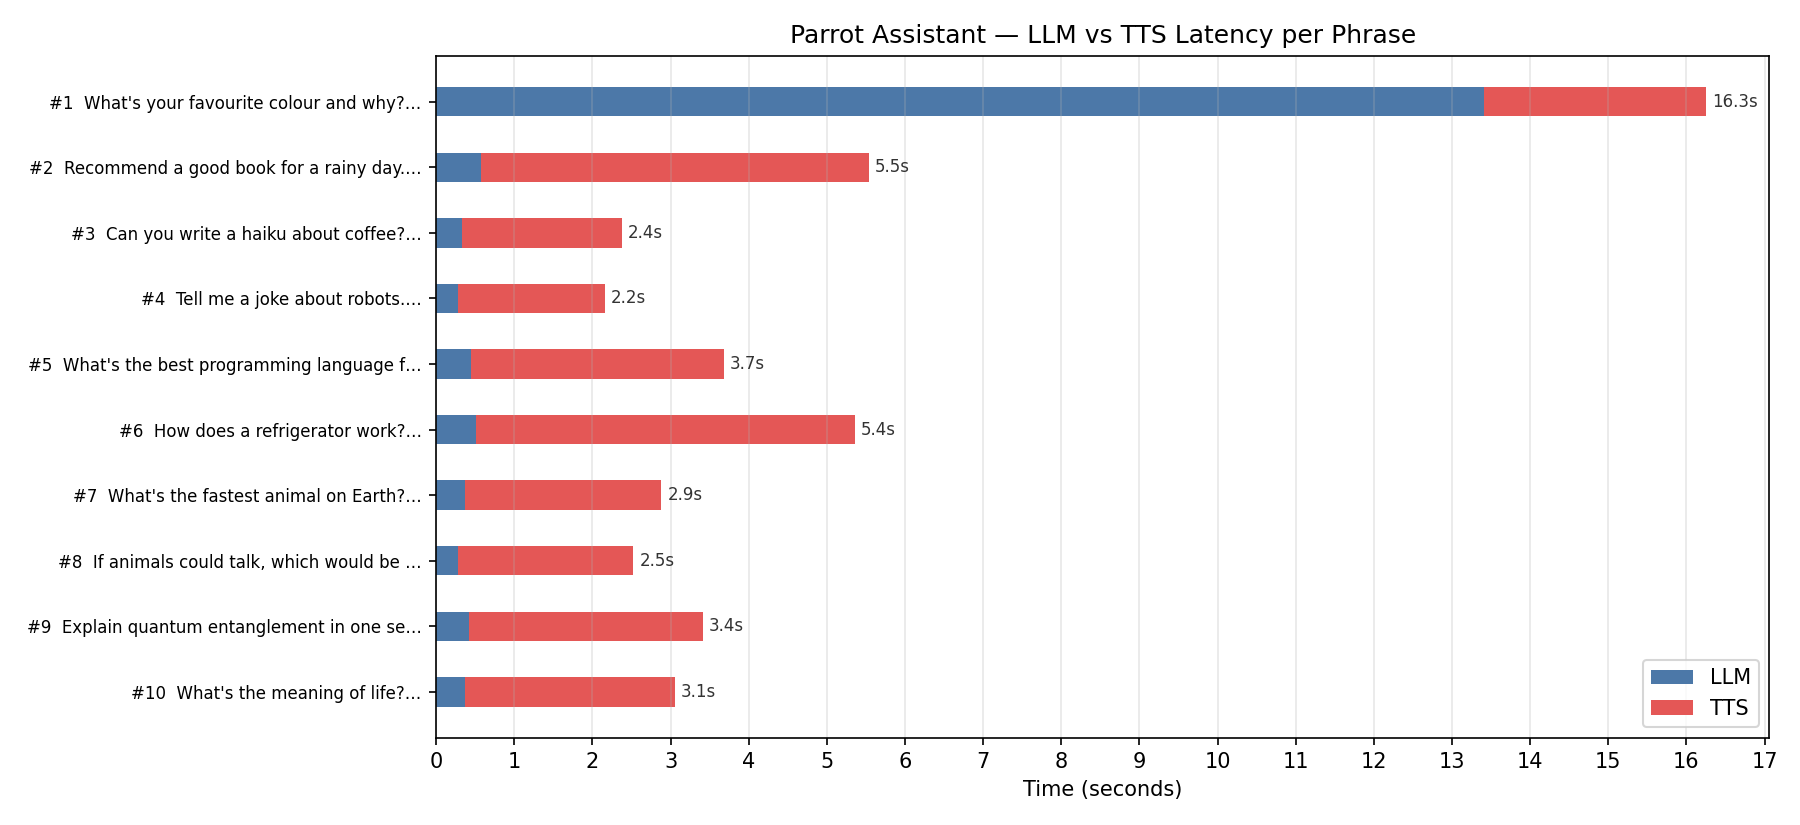

Write Python code to recreate this figure.
#!/usr/bin/env python3
"""
Benchmark LLM vs TTS latency for the Parrot Assistant pipeline.

Sends 10 random phrases through the LLM and TTS services independently,
times each stage, and renders a Gantt-style horizontal bar chart.

Usage:
    cd parrot-assistant
    python scripts/benchmark_latency.py          # uses defaults from config.yaml
    python scripts/benchmark_latency.py -n 15    # 15 phrases instead of 10
    python scripts/benchmark_latency.py --no-tts # skip TTS (LLM-only timing)

Requires: httpx, matplotlib, pyyaml  (all in the project venv)
"""

import argparse
import random
import sys
import time
from pathlib import Path

import httpx
import matplotlib.pyplot as plt
import matplotlib.ticker as ticker
import yaml

ROOT = Path(__file__).resolve().parent.parent
config = yaml.safe_load((ROOT / "config.yaml").read_text())

LLM_URL = config["bridge"]["llm_url"]
TTS_URL = f"http://127.0.0.1:{config['tts']['port']}"
LLM_MODEL = config["llm"]["model"]

PHRASES = [
    "What's the meaning of life?",
    "Tell me a joke about robots.",
    "How does a neural network learn?",
    "What's your favourite colour and why?",
    "Explain quantum entanglement in one sentence.",
    "If you could travel anywhere, where would you go?",
    "What's the best programming language for beginners?",
    "Summarise the plot of Star Wars in three sentences.",
    "Why is the sky blue?",
    "Can you write a haiku about coffee?",
    "What would you do with a million dollars?",
    "How do airplanes stay in the air?",
    "Tell me something surprising about the ocean.",
    "What's the difference between AI and machine learning?",
    "Recommend a good book for a rainy day.",
    "How does a refrigerator work?",
    "If animals could talk, which would be the rudest?",
    "Explain recursion like I'm five.",
    "What's the fastest animal on Earth?",
    "Why do we dream?",
]


def query_llm(prompt: str) -> tuple[str, float]:
    body = {
        "model": LLM_MODEL,
        "messages": [
            {"role": "system", "content": "Reply in 1-3 short sentences."},
            {"role": "user", "content": prompt},
        ],
        "stream": False,
        "think": False,
        "options": {"temperature": 0.7, "num_predict": 256},
    }
    t0 = time.perf_counter()
    resp = httpx.post(f"{LLM_URL}/api/chat", json=body, timeout=120)
    elapsed = time.perf_counter() - t0
    resp.raise_for_status()
    text = resp.json().get("message", {}).get("content", "")
    return text, elapsed


def query_tts(text: str) -> tuple[int, float]:
    t0 = time.perf_counter()
    resp = httpx.post(f"{TTS_URL}/synthesize", json={"text": text}, timeout=120)
    elapsed = time.perf_counter() - t0
    resp.raise_for_status()
    return len(resp.content), elapsed


def run_benchmark(n: int, skip_tts: bool):
    phrases = random.sample(PHRASES, min(n, len(PHRASES)))
    if n > len(PHRASES):
        phrases += random.choices(PHRASES, k=n - len(PHRASES))

    results = []
    for i, phrase in enumerate(phrases, 1):
        print(f"[{i}/{n}] {phrase}")

        reply, llm_sec = query_llm(phrase)
        reply_short = reply.replace("\n", " ")[:80]
        print(f"       LLM  {llm_sec:5.2f}s  → {reply_short}…")

        tts_sec = 0.0
        wav_kb = 0
        if not skip_tts:
            wav_bytes, tts_sec = query_tts(reply)
            wav_kb = wav_bytes // 1024
            print(f"       TTS  {tts_sec:5.2f}s  → {wav_kb} KB WAV")

        results.append({
            "phrase": phrase[:50],
            "llm_sec": llm_sec,
            "tts_sec": tts_sec,
            "reply_len": len(reply),
            "wav_kb": wav_kb,
        })

    return results


def draw_chart(results: list[dict], out_path: Path):
    n = len(results)
    labels = [f"#{i+1}  {r['phrase'][:38]}…" for i, r in enumerate(results)]
    llm_times = [r["llm_sec"] for r in results]
    tts_times = [r["tts_sec"] for r in results]

    fig, ax = plt.subplots(figsize=(12, max(4, n * 0.55)))

    y = range(n)
    bars_llm = ax.barh(y, llm_times, height=0.45, color="#4C78A8", label="LLM")
    bars_tts = ax.barh(
        y, tts_times, left=llm_times, height=0.45, color="#E45756", label="TTS"
    )

    for i in range(n):
        total = llm_times[i] + tts_times[i]
        ax.text(
            total + 0.08, i, f"{total:.1f}s",
            va="center", fontsize=8, color="#333",
        )

    ax.set_yticks(list(y))
    ax.set_yticklabels(labels, fontsize=8)
    ax.invert_yaxis()
    ax.set_xlabel("Time (seconds)")
    ax.set_title("Parrot Assistant — LLM vs TTS Latency per Phrase")
    ax.xaxis.set_major_locator(ticker.MultipleLocator(1))
    ax.legend(loc="lower right")
    ax.grid(axis="x", alpha=0.3)

    fig.tight_layout()
    fig.savefig(out_path, dpi=150)
    print(f"\nChart saved → {out_path}")
    plt.close(fig)


def print_summary(results: list[dict]):
    llm = [r["llm_sec"] for r in results]
    tts = [r["tts_sec"] for r in results]
    total = [l + t for l, t in zip(llm, tts)]

    print("\n" + "=" * 60)
    print(f"{'':>12}  {'LLM':>8}  {'TTS':>8}  {'Total':>8}")
    print(f"{'Mean':>12}  {sum(llm)/len(llm):>7.2f}s  {sum(tts)/len(tts):>7.2f}s  {sum(total)/len(total):>7.2f}s")
    print(f"{'Min':>12}  {min(llm):>7.2f}s  {min(tts):>7.2f}s  {min(total):>7.2f}s")
    print(f"{'Max':>12}  {max(llm):>7.2f}s  {max(tts):>7.2f}s  {max(total):>7.2f}s")
    print("=" * 60)


def main():
    parser = argparse.ArgumentParser(description="Benchmark Parrot Assistant latency")
    parser.add_argument("-n", type=int, default=10, help="number of phrases (default 10)")
    parser.add_argument("--no-tts", action="store_true", help="skip TTS, measure LLM only")
    parser.add_argument("-o", "--output", type=str, default=None, help="chart output path (default: scripts/benchmark_latency.png)")
    args = parser.parse_args()

    out = Path(args.output) if args.output else ROOT / "scripts" / "benchmark_latency.png"

    print(f"Parrot Assistant Latency Benchmark")
    print(f"  LLM : {LLM_URL} ({LLM_MODEL})")
    print(f"  TTS : {TTS_URL} {'(skipped)' if args.no_tts else ''}")
    print(f"  N   : {args.n}")
    print()

    results = run_benchmark(args.n, args.no_tts)
    print_summary(results)
    draw_chart(results, out)


if __name__ == "__main__":
    main()
